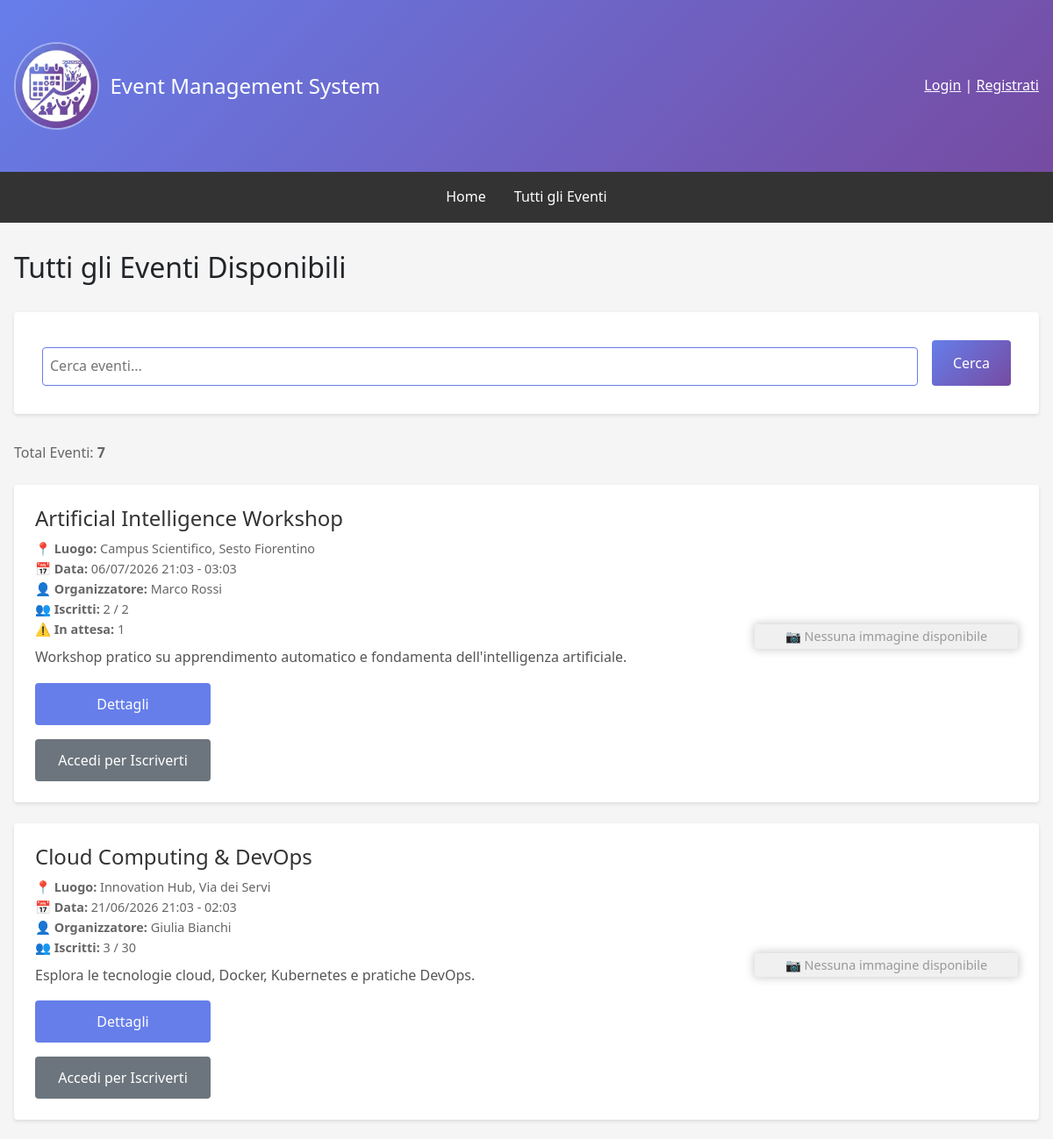
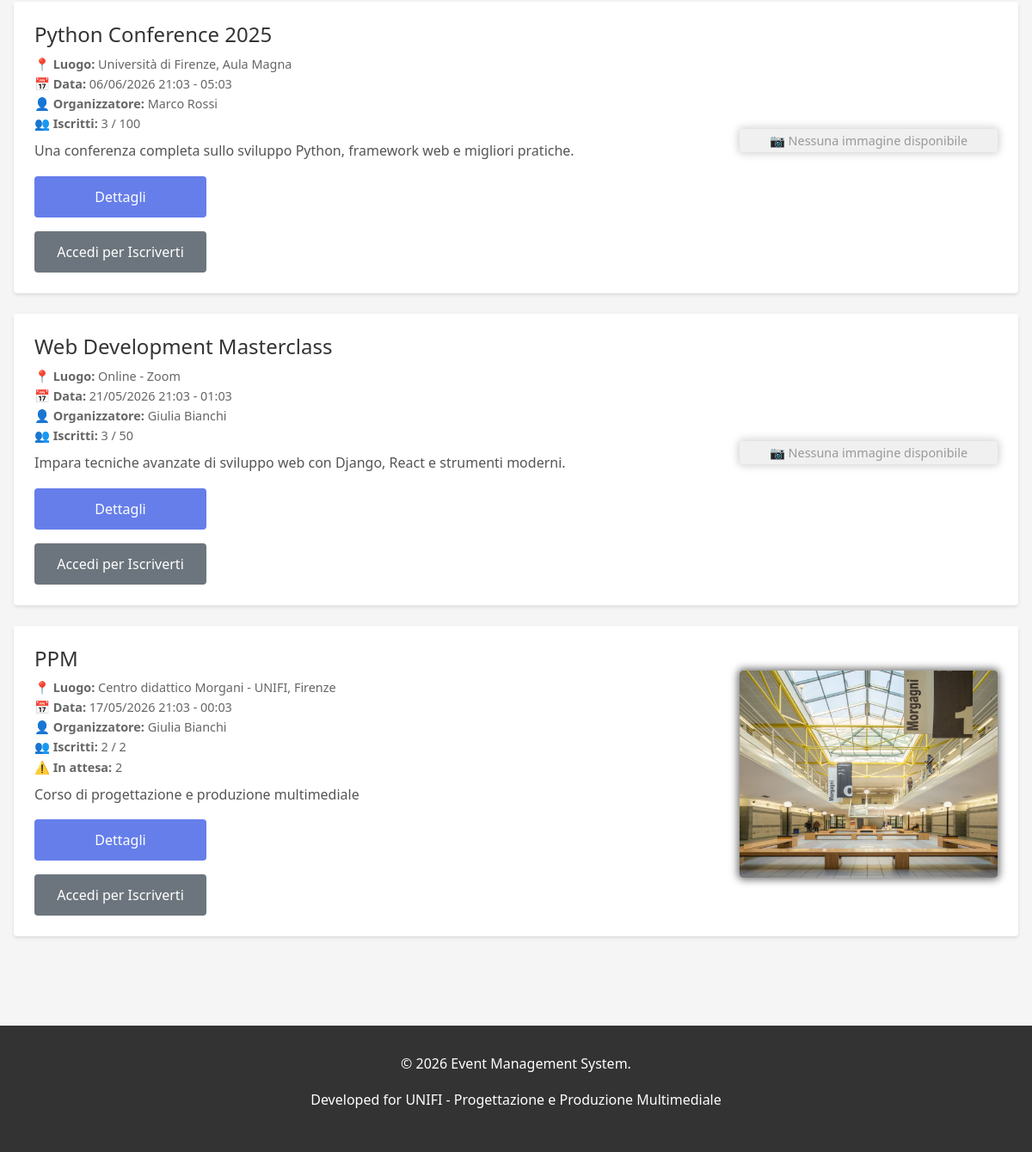
/events/, run on an earlier commit of the app's database (2 pictures, top to bottom).
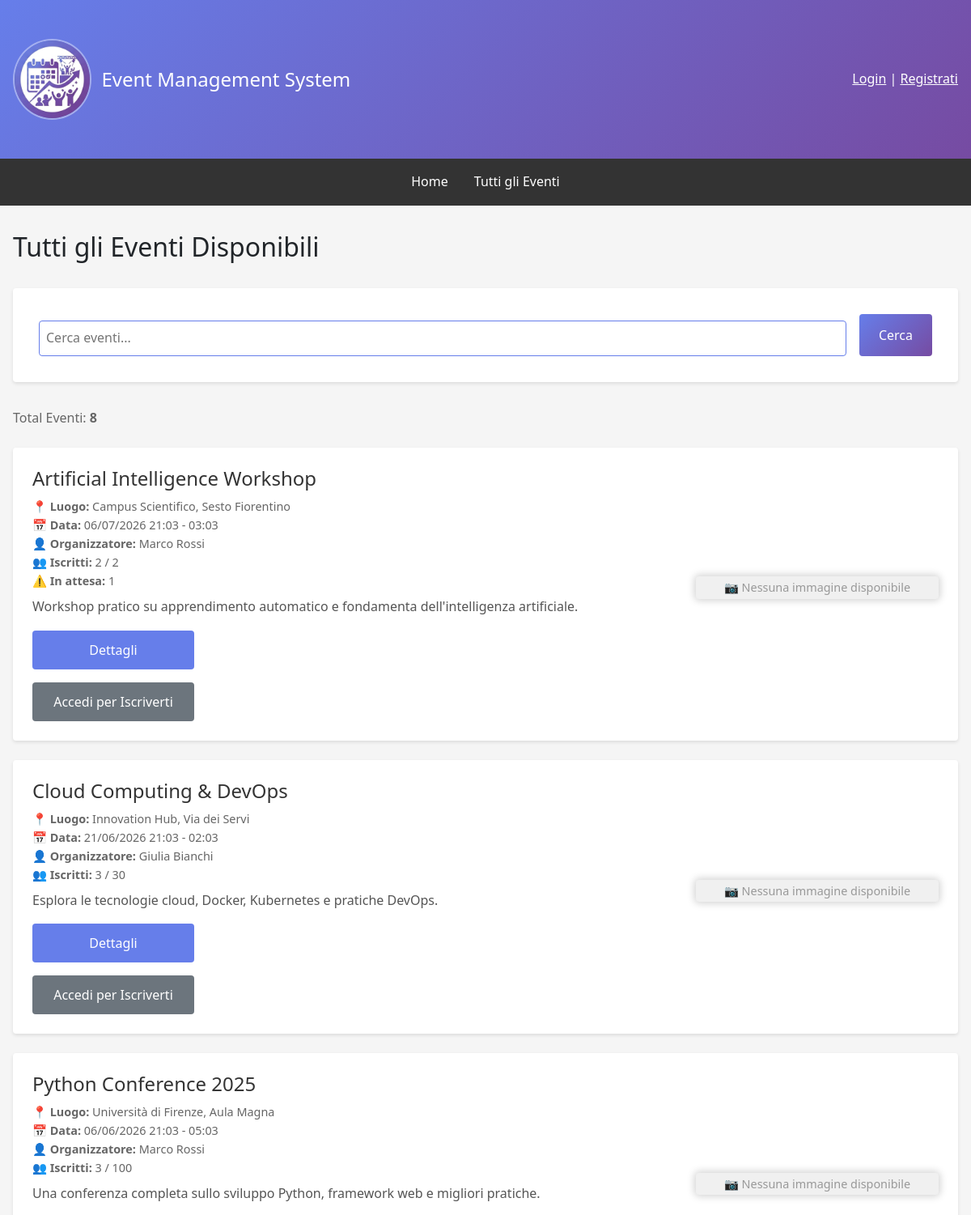
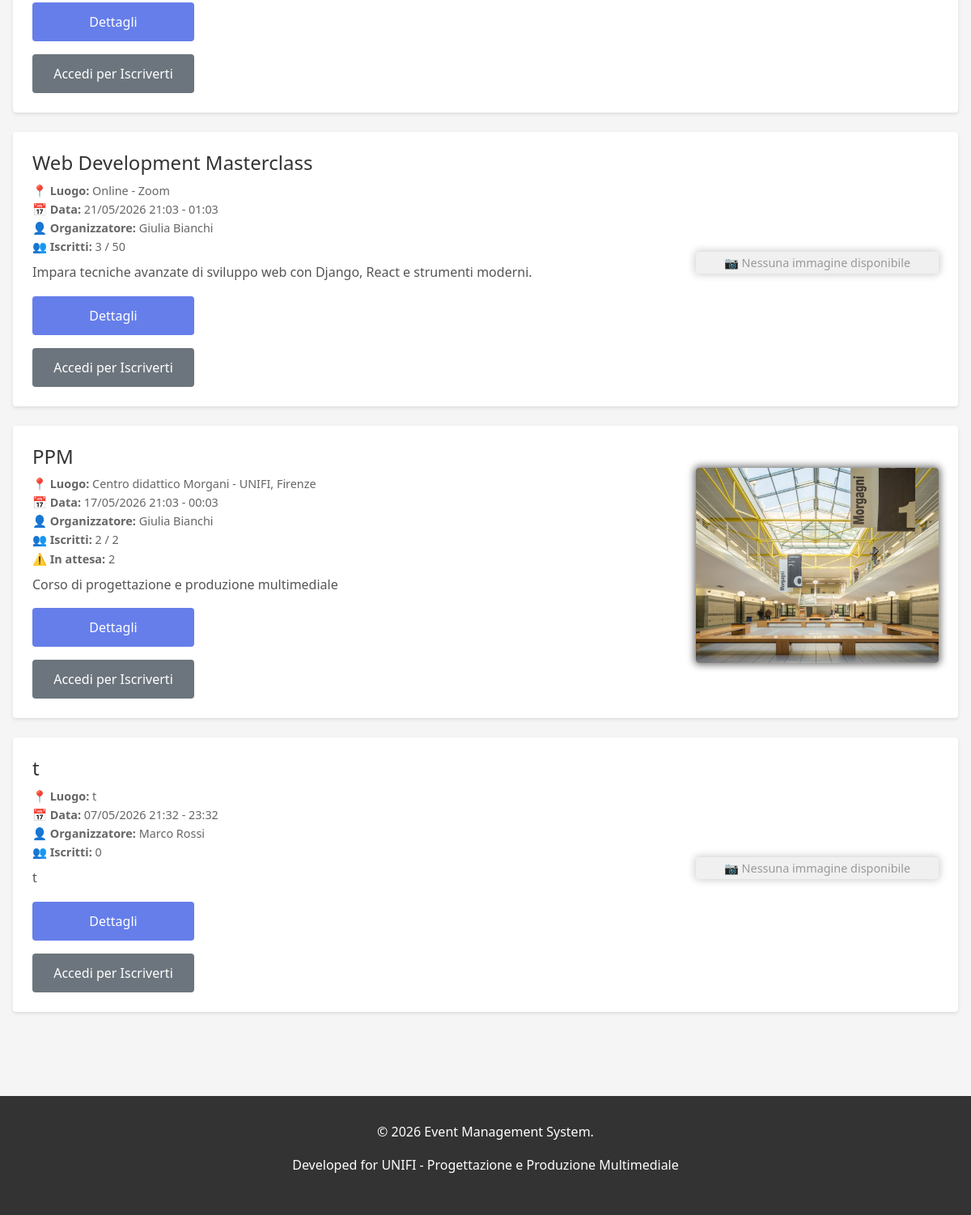
And on a later commit of the database (2 pictures, top to bottom).
### events/models.py (models this page shows, shortened)
class Event(models.Model):
    STATUS_CHOICES = [('draft', 'Bozza'), ('published', 'Pubblicato'), ('ongoing', 'In Corso'), ('completed', 'Completato'), ('cancelled', 'Annullato')]
    title = models.CharField(max_length=200, verbose_name='Titolo')
    description = models.TextField(verbose_name='Descrizione')
    organizer = models.ForeignKey(User, on_delete=models.CASCADE, related_name='organized_events', verbose_name='Organizzatore')
    location = models.CharField(max_length=255, verbose_name='Luogo')
    start_date = models.DateTimeField(verbose_name='Data e Ora Inizio')
    end_date = models.DateTimeField(verbose_name='Data e Ora Fine')
    max_attendees = models.IntegerField(null=True, blank=True, verbose_name='Numero Massimo Partecipanti')
    image = models.ImageField(upload_to='event_images/', blank=True, null=True, verbose_name='Immagine')
    status = models.CharField(max_length=15, choices=STATUS_CHOICES, default='draft', verbose_name='Stato')
    created_at = models.DateTimeField(auto_now_add=True)
    updated_at = models.DateTimeField(auto_now=True)
    deleted_at = models.DateTimeField(null=True, blank=True, verbose_name='Eliminato il')
    class Meta:
        ordering = ['-start_date']
        permissions = [('can_create_event', 'Può creare eventi'), ('can_edit_own_events', 'Può modificare i propri eventi'), ('can_delete_own_events', 'Può eliminare i propri eventi'), ('can_view_attendees', 'Può visualizzare la lista dei partecipanti')]
    @property
    def get_confirmed_attendees_count(self):
        return self.eventregistration_set.filter(status='confirmed').count()
    def get_pending_attendees_count(self):
        return self.eventregistration_set.filter(status='pending').count()

### events/views.py (the view)
# urls.py: path('', views.EventListView.as_view(), name='event_list'),
class EventListView(ListView):
    model = Event
    template_name = 'events/event_list.html'
    context_object_name = 'events'
    paginate_by = 10
    def get_queryset(self):
        queryset = Event.objects.filter(status='published', deleted_at__isnull=True).order_by('-start_date')
        query = self.request.GET.get('q')
        if query:
            queryset = queryset.filter(Q(title__icontains=query) | Q(description__icontains=query) | Q(location__icontains=query))
        return queryset
    def get_context_data(self, **kwargs):
        context = super().get_context_data(**kwargs)
        context['total_events'] = Event.objects.filter(status='published').count()
        if self.request.user.is_authenticated:
            user_registrations = EventRegistration.objects.filter(user=self.request.user).values_list('event_id', flat=True)
            context['registered_events'] = user_registrations
        return context

### templates/events/event_list.html (shortened to what this page needs)
{% extends 'base.html' %}
{% block content %}
<h2>Tutti gli Eventi Disponibili</h2>
<form method="get" class="search-form">
    <input type="text" name="q" placeholder="Cerca eventi..." value="{{ request.GET.q }}" aria-label="Cerca eventi">
    <button type="submit" class="btn" style="background: linear-gradient(135deg, #667eea 0%, #764ba2 100%);">Cerca</button>
</form>
<p style="color: #666; margin-bottom: 1.5rem;">
    Total Eventi: <strong>{{ total_events }}</strong>
</p>
{% if events %}
    {% for event in events %}
        <div class="event-card">
            <div class="event-content">
                <h3 class="event-title">{{ event.title }}</h3>
                <div class="event-meta">
                    <strong>📍 Luogo:</strong> {{ event.location }}<br>
                    <strong>📅 Data:</strong> {{ event.start_date|date:"d/m/Y H:i" }} - {{ event.end_date|date:"H:i" }}<br>
                    <strong>👤 Organizzatore:</strong> {{ event.organizer.get_full_name|default:event.organizer.username }}<br>
                    <strong>👥 Iscritti:</strong> {{ event.get_confirmed_attendees_count }}{% if event.max_attendees %} / {{ event.max_attendees }}{% endif %}<br>
                    {% if event.get_pending_attendees_count > 0 %}<strong>⚠️ In attesa:</strong> {{ event.get_pending_attendees_count }}{% endif %}
                </div>
                <p class="event-description">{{ event.description|truncatewords:30 }}</p>
                <div style="display: flex; gap: 1rem; flex-wrap: wrap;" class="event-card-buttons">
                    <a href="{% url 'events:event_detail' event.pk %}" class="btn">Dettagli</a>
                    {% if request.user.is_authenticated %}
                        {% if not request.user.is_staff %}
                            {% if event.pk in registered_events and user_registration.status != 'cancelled' %}
                                <span style="padding: 0.75rem; background-color: #28a745; color: white; border-radius: 4px;">✓ Iscritto</span>
                            {% else %}
                                <a href="{% url 'events:event_register' event.pk %}" class="btn btn-secondary">Iscriviti</a>
                            {% endif %}
                        {% endif %}
                    {% else %}
                        <a href="{% url 'users:login' %}" class="btn btn-secondary">Accedi per Iscriverti</a>
                    {% endif %}
                </div>
            </div>
            {% if event.image %}
                <div class="event-thumbnail">
                    <img src="{{ event.image.url }}" alt="{{ event.title }}" style="width: 100%; height: auto; margin-bottom: 1rem; border-radius: 4px; box-shadow: 0 0 10px 2px dimgray">
                </div>
            {% else %}
                <div class="no-image" style="text-align: center; margin-bottom: 1rem; padding: 2px; border-radius: 4px; box-shadow: 0 0 10px 2px lightgray">
                    <span>📷 Nessuna immagine disponibile</span>
                </div>
            {% endif %}
        </div>
    {% endfor %}
{% else %}
    <p style="text-align: center; padding: 2rem; color: #666;">Nessun evento disponibile in questo momento.</p>
{% endif %}
{% endblock %}

### templates/base.html (shortened to what this page needs)
{% load static %}
<!DOCTYPE html>
<html lang="it">
<head>
    <link href="https://cdn.jsdelivr.net/npm/bootstrap@5.3.0/dist/css/bootstrap.min.css" rel="stylesheet">
</head>
<body>
    <header>
        <div class="container">
            <div class="header-content">
                <div class="header-logo">
                    <img src="{% static 'favicon.ico' %}" alt="Event Management System Logo">
                    <h1>Event Management System</h1>
                </div>
                <div class="user-info">
                    {% if user.is_authenticated %}
                        <span>Benvenuto, {{ user.first_name|default:user.username }}!</span>
                        <a href="{% url 'users:profile' %}" style="color: white; text-decoration: underline;">Profilo</a> |
                        <form method="post" action="{% url 'users:logout' %}" style="display: inline; margin: 0; padding: 0; background: none; border:none; outline: none; box-shadow: none;">
                            {% csrf_token %}
                            <button type="submit" style="background: none; border: none; color: white; text-decoration: underline; cursor: pointer; padding: 0; font: inherit; outline: none; box-shadow: none;">
                                Logout
                            </button>
                        </form>
                    {% else %}
                        <a href="{% url 'users:login' %}" style="color: white; text-decoration: underline;">Login</a> |
                        <a href="{% url 'users:register' %}" style="color: white; text-decoration: underline;">Registrati</a>
                    {% endif %}
                </div>
            </div>
        </div>
    </header>
    <nav>
        <div class="nav-links">
            <a href="{% url 'home' %}">Home</a>
            <a href="{% url 'events:event_list' %}">Tutti gli Eventi</a>
        </div>
    </nav>
    <div class="container">
        {% block content %}{% endblock %}
    </div>
    <footer>
        <p>&copy; 2026 Event Management System.</p>
        <p>Developed for UNIFI - Progettazione e Produzione Multimediale</p>
    </footer>
</body>
</html>

### templates/base.html (style rules this page uses)
* { margin: 0; padding: 0; box-sizing: border-box; }
body { font-family: 'Segoe UI', Tahoma, Geneva, Verdana, sans-serif; background-color: #f5f5f5; line-height: 1.6; }
header { background: linear-gradient(135deg, #667eea 0%, #764ba2 100%); color: white; padding: 1rem 0; }
.header-logo { display: flex; align-items: center; gap: 0.75rem; }
.header-logo img { height: 100px; width: auto; border: 2px solid rgb(255 255 255 / 0.4); border-radius: 50%; }
.header-logo h1 { margin: 0; font-size: 1.5rem; }
nav { background-color: #333; padding: 0; position: relative; transition: all 0.3s ease; }
.nav-links { display: flex; justify-content: center; padding: 0.5rem; transition: all 0.3s ease; }
nav a { display: inline-block; color: white; text-decoration: none; padding: 0.5rem 1rem; font-size: 1rem; transition: all 0.3s ease; }
.container { max-width: 1200px; margin: 0 auto; padding: 2rem 1rem; }
.header-content { display: flex; justify-content: space-between; align-items: center; }
.btn { display: inline-block; padding: 0.75rem 1.5rem; background-color: #667eea; color: white; text-decoration: none; border-radius: 4px; border: none; cursor: pointer; font-size: 1rem; }
.btn-secondary { background-color: #6c757d; }
footer { background-color: #333; color: white; text-align: center; padding: 2rem; margin-top: 3rem; }
.event-card { background: white; padding: 1.5rem; margin-bottom: 1rem; border-radius: 4px; box-shadow: 0 2px 4px rgba(0,0,0,0.1); }
.event-title { font-size: 1.5rem; margin-bottom: 0.5rem; color: #333; }
.event-meta { color: #666; font-size: 0.9rem; margin-bottom: 0.5rem; }
.event-description { color: #555; margin-bottom: 1rem; }
form { background: white; padding: 2rem; border-radius: 4px; box-shadow: 0 2px 4px rgba(0,0,0,0.1); }
input, textarea, select { width: 100%; padding: 0.5rem; margin-top: 0.5rem; border: 1px solid #ddd; border-radius: 4px; font-family: inherit; font-size: 1rem; }
.user-info { color: white; }

### templates/events/event_list.html (style rules this page uses)
.search-form { display: flex; gap: 1rem; margin: 2rem 0; flex-wrap: wrap; }
.search-form input { flex: 1; min-width: 200px; border: 1px solid #667eea; }
.search-form button { white-space: nowrap; }
.event-card { display: flex; gap: 1.5rem; align-items: center; margin-bottom: 1.5rem; }
.event-content { flex: 2; }
.event-thumbnail { flex: 1; min-width: 150px; max-width: 300px; align-self: center; }
.event-thumbnail img { height: 100%; width: auto; border-radius: 8px; box-shadow: 0 0 10px 2px dimgray; object-fit: cover; display: block; }
.no-image { flex: 1; min-width: 150px; max-width: 300px; background-color: #f0f0f0; border-radius: 8px; display: flex; align-items: center; justify-content: center; padding: 2rem 0.5rem; text-align: center; color: #999; font-size: 0.9rem; align-self: center; }
.event-card-buttons { display: flex; flex-direction: column; gap: 0.75rem; justify-content: center; min-width: 140px; width: auto; }
.event-card-buttons .btn, .event-card-buttons span { text-align: center; width: 200px; min-width: 120px; display: inline-flex; align-items: center; justify-content: center; box-sizing: border-box; white-space: nowrap; }

What changed in the data, as far as the page shows it:
added Event: title "t", location "t", start_date "07/05/2026 21:32", end_date "23:32", organizer.get_full_name "Marco Rossi", get_confirmed_attendees_count "0", description "t", image "📷 Nessuna immagine disponibile"
Also different on the page:
{{ total_events }}: "7" → "8"
